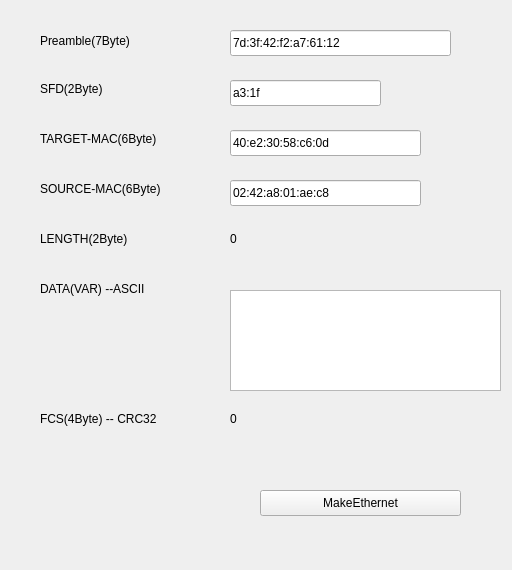
<?xml version="1.0" encoding="UTF-8"?>
<ui version="4.0">
 <class>Widget</class>
 <widget class="QWidget" name="Widget">
  <property name="geometry">
   <rect>
    <x>0</x>
    <y>0</y>
    <width>512</width>
    <height>570</height>
   </rect>
  </property>
  <property name="windowTitle">
   <string>Widget</string>
  </property>
  <widget class="QLabel" name="label_Preamble">
   <property name="geometry">
    <rect>
     <x>40</x>
     <y>30</y>
     <width>151</width>
     <height>21</height>
    </rect>
   </property>
   <property name="text">
    <string>Preamble(7Byte)</string>
   </property>
  </widget>
  <widget class="QLabel" name="label_SFD">
   <property name="geometry">
    <rect>
     <x>40</x>
     <y>80</y>
     <width>131</width>
     <height>18</height>
    </rect>
   </property>
   <property name="text">
    <string>SFD(2Byte)</string>
   </property>
  </widget>
  <widget class="QLabel" name="label_TMAC">
   <property name="geometry">
    <rect>
     <x>40</x>
     <y>130</y>
     <width>181</width>
     <height>18</height>
    </rect>
   </property>
   <property name="text">
    <string>TARGET-MAC(6Byte)</string>
   </property>
  </widget>
  <widget class="QLabel" name="label_SMAC">
   <property name="geometry">
    <rect>
     <x>40</x>
     <y>180</y>
     <width>181</width>
     <height>18</height>
    </rect>
   </property>
   <property name="text">
    <string>SOURCE-MAC(6Byte)</string>
   </property>
  </widget>
  <widget class="QLabel" name="label_LENGTH">
   <property name="geometry">
    <rect>
     <x>40</x>
     <y>230</y>
     <width>141</width>
     <height>18</height>
    </rect>
   </property>
   <property name="text">
    <string>LENGTH(2Byte)</string>
   </property>
  </widget>
  <widget class="QLabel" name="label_DATA">
   <property name="geometry">
    <rect>
     <x>40</x>
     <y>280</y>
     <width>161</width>
     <height>18</height>
    </rect>
   </property>
   <property name="text">
    <string>DATA(VAR) --ASCII</string>
   </property>
  </widget>
  <widget class="QLabel" name="label_FCS">
   <property name="geometry">
    <rect>
     <x>40</x>
     <y>410</y>
     <width>171</width>
     <height>18</height>
    </rect>
   </property>
   <property name="text">
    <string>FCS(4Byte) -- CRC32</string>
   </property>
  </widget>
  <widget class="QLineEdit" name="lineEdit_preamble">
   <property name="geometry">
    <rect>
     <x>230</x>
     <y>30</y>
     <width>221</width>
     <height>26</height>
    </rect>
   </property>
   <property name="text">
    <string>7d:3f:42:f2:a7:61:12</string>
   </property>
   <property name="maxLength">
    <number>20</number>
   </property>
  </widget>
  <widget class="QLineEdit" name="lineEdit_sfd">
   <property name="geometry">
    <rect>
     <x>230</x>
     <y>80</y>
     <width>151</width>
     <height>26</height>
    </rect>
   </property>
   <property name="text">
    <string>a3:1f</string>
   </property>
   <property name="maxLength">
    <number>5</number>
   </property>
  </widget>
  <widget class="QLineEdit" name="lineEdit_TMAC">
   <property name="geometry">
    <rect>
     <x>230</x>
     <y>130</y>
     <width>191</width>
     <height>26</height>
    </rect>
   </property>
   <property name="text">
    <string>40:e2:30:58:c6:0d</string>
   </property>
   <property name="maxLength">
    <number>17</number>
   </property>
  </widget>
  <widget class="QLineEdit" name="lineEdit_SMAC">
   <property name="geometry">
    <rect>
     <x>230</x>
     <y>180</y>
     <width>191</width>
     <height>26</height>
    </rect>
   </property>
   <property name="text">
    <string>02:42:a8:01:ae:c8</string>
   </property>
   <property name="maxLength">
    <number>17</number>
   </property>
  </widget>
  <widget class="QTextEdit" name="textEdit_DATA">
   <property name="geometry">
    <rect>
     <x>230</x>
     <y>290</y>
     <width>271</width>
     <height>101</height>
    </rect>
   </property>
  </widget>
  <widget class="QLabel" name="label_fcsvalue">
   <property name="geometry">
    <rect>
     <x>230</x>
     <y>410</y>
     <width>101</width>
     <height>18</height>
    </rect>
   </property>
   <property name="text">
    <string>0</string>
   </property>
  </widget>
  <widget class="QPushButton" name="pushButton">
   <property name="geometry">
    <rect>
     <x>260</x>
     <y>490</y>
     <width>201</width>
     <height>26</height>
    </rect>
   </property>
   <property name="text">
    <string>MakeEthernet</string>
   </property>
  </widget>
  <widget class="QLabel" name="label_LengthValue">
   <property name="geometry">
    <rect>
     <x>230</x>
     <y>230</y>
     <width>81</width>
     <height>18</height>
    </rect>
   </property>
   <property name="text">
    <string>0</string>
   </property>
  </widget>
 </widget>
 <layoutdefault spacing="6" margin="11"/>
 <resources/>
 <connections/>
</ui>
